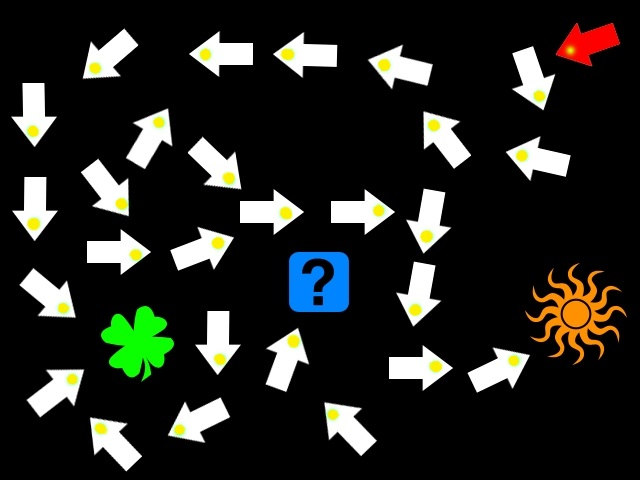
%> input picture vision system/lab 3/Treasure_hard.jpg, 640 x 480 px
$ octave treasure_hunting.m   (GNU Octave 9; MATLAB toolbox functions it lacks are replaced by stand-ins)
%> lines starting %> are read from the running program, lines starting %| are printed output that depends on the picture; in (x1, y1, x2, y2) boxes, pixels count from 0 and x2, y2 are one past the last pixel; in counts of white or black regions, pixels touching at a corner belong together; the program's own positions count from 1
### vision system/lab 3/arrow_finder.m
%% You should develop a function arrow_finder, which returns the IDs of the arror objects.
% IDs are from the connected component analysis order. You may use any parameters for your function.
function x = arrow_finder(y)
x = [];

% using arrow area to determine if the area is an arrow or not
for i = 1 : size(y)
    if (y(i).Area) < 2000
        x = [x, i];
    end
end

end

### vision system/lab 3/next_object_finder.m
%% You should develop a function next_object_finder, which returns
% the ID of the nearest object, which is pointed at by the current
% arrow. You may use any other parameters for your function.
function x = next_object_finder(y, props, path, im)
temp = [];
ci = [];
cj = [];
angles = [];

for indeex = 1 : numel(props)
    % crop arrows
    xx = imcrop(im, props(indeex).BoundingBox);

    % find yellow colour
    red_channel = xx(:, :, 1);
    green_channel = xx(:, :, 2);
    blue_channel = xx(:, :, 3);

    % label pixels of yellow colour
    yellow_map = green_channel > 150 & red_channel > 150 & blue_channel < 50;
    % extract pixels indexes
    [i_yellow, j_yellow] = find(yellow_map > 0);

    % get yellow point coordinate
    p1 = props(indeex).BoundingBox(1);
    p2 = props(indeex).BoundingBox(2);
    ci = [ci; p2 + mean(i_yellow)];
    cj = [cj; p1 + mean(j_yellow)];
end

% direction of current arrow
mh1 = ci(y)- props(y).Centroid(2);
mh2 = cj(y)- props(y).Centroid(1);
checkA = (atan(mh1/mh2));

% angle senstivity
if numel(props) > 17
    cap = 35;
    if numel(path) == 8
        cap = 3;
    elseif numel(path) == 10
        cap = 20;
    end
else
    cap = 26;
end

% distance between objects
for i = 1 : numel(props)
    if ~isnan(ci(i))
        diff1 = -ci(y) + ci(i);
        diff2 = -cj(y) + cj(i);
    else
        diff1 = -ci(y) + props(i).Centroid(2);
        diff2 = -cj(y) + props(i).Centroid(1);
    end

    % angles between current object to other objects
    angles = [angles; atan(diff1/diff2)];

    % check if objects has been touched before and if it is in the same respected direction
    if radtodeg(abs(abs(checkA) - abs(angles(i)))) <= cap
        if diff1 == 0 && diff2 == 0
            temp = [temp, 500];
        else
            temp = [temp, sqrt(diff1^2 + diff2^2)];
        end
    else
        temp = [temp, 500];
    end
end
for j = 1 : numel(path)
    temp(path(j)) = 500;
end

% get index of the next object
[M,x] = min(temp(temp>0));
end

### vision system/lab 3/treasure_hunting.m
close all;

%% Reading image
im = imread('Treasure_hard.jpg'); % change name to process other images
%> im is the input picture: size 480x640x3 uint8; mean R, G, B 36.3, 37.7, 32.8
%imshow(im);

%% Binarisation
bin_threshold = 0.1; % parameter to vary
bin_im = im2bw(im, bin_threshold);
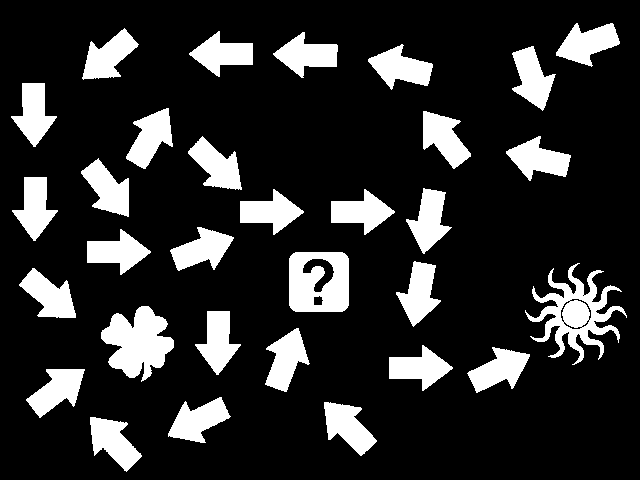
%> bin_im: size 480x640 logical; 17.2% white; 31 white regions
imshow(bin_im);
% title("im2bw")

%% Extracting connected components
con_com = bwlabel(bin_im);
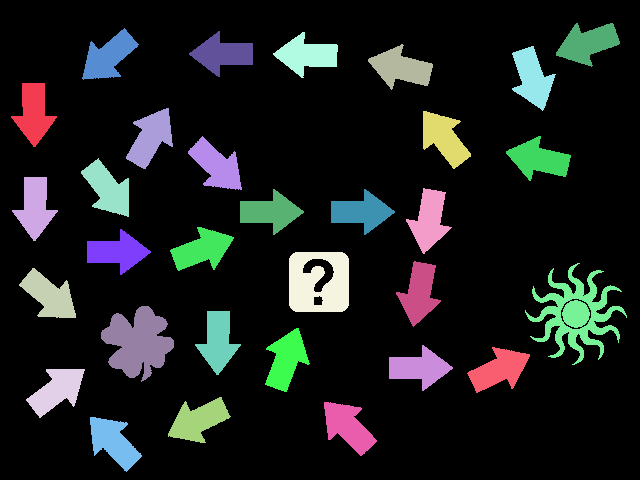
%> con_com: size 480x640 double; 32 distinct labels, from 0 to 31; one colour per label, 0 black
%imshow(label2rgb(con_com));

%% Computing objects properties
props = regionprops(con_com);
%> props = 31 regions; largest, box (x1, y1, x2, y2), Area and Centroid: (525, 263, 627, 365) 3707 [576.5 314.5], (101, 306, 174, 382) 3323 [138.6 343.1], (289, 252, 349, 312) 3014 [319.4 283.5], (368, 44, 433, 90) 1563 [401.5 68.4], (26, 369, 85, 418) 1562 [57.6 390.9]

%% Drawing bounding boxes
n_objects = numel(props);
%> n_objects = 31
% [6 lines of commented-out code are left out]

%% Arrow/non-arrow determination
% You should develop a function arrow_finder, which returns the IDs of the arror objects.
% IDs are from the connected component analysis order. You may use any parameters for your function.

arrow_ind = arrow_finder(props);
%> the loop in arrow_finder, `for i = 1 : size(y)` made 31 passes
%> x on passes 1, 2, 3, 4, 5, 6, 7, 8, 10, 11, 12, 13: 1, [1 2], [1 2 3], [1 2 3 4], [1 2 3 4 5], [1 2 3 4 5 6], [1 2 3 4 5 6 7], [1 2 3 4 5 6 7 8], [1 2 3 4 5 6 7 8 10], [1 2 3 4 5 6 7 8 10 11], [1 2 3 4 5 6 7 8 10 11 12], [1 2 3 4 5 6 7 8 10 11 12 13]
%> after the loop in arrow_finder, `for i = 1 : size(y)`: x = 28 values from 1 to 31
%> arrow_ind = 28 values from 1 to 31

%% Finding red arrow
n_arrows = numel(arrow_ind);
%> n_arrows = 28
start_arrow_id = 0;
% check each arrow until find the red one
for arrow_num = 1 : n_arrows
    object_id = arrow_ind(arrow_num);    % determine the arrow id

    % extract colour of the centroid point of the current arrow
    centroid_colour = im(round(props(object_id).Centroid(2)), round(props(object_id).Centroid(1)), :);
    if centroid_colour(:, :, 1) > 240 && centroid_colour(:, :, 2) < 10 && centroid_colour(:, :, 3) < 10
	% the centroid point is red, memorise its id and break the loop
        start_arrow_id = object_id;
        break;
    end
end
%> this loop made 28 passes
%> (object_id, centroid_colour, start_arrow_id) on pass 28: (31, [248 3 2], 31)
%> (object_id, centroid_colour) on passes 1 to 6: (1, [255 255 251]), (2, [255 255 255]), (3, [255 255 250]), (4, [255 255 255]), (5, [255 255 255]), (6, [255 255 255])

%% Hunting
cur_object = start_arrow_id; % start from the red arrow
%> cur_object = 31
path = cur_object;
%> path = 31
%> the run ends on the next line

% while the current object is an arrow, continue to search
while ismember(cur_object, arrow_ind)
    % You should develop a function next_object_finder, which returns
    % the ID of the nearest object, which is pointed at by the current
    % arrow. You may use any other parameters for your function.

    cur_object = next_object_finder(cur_object, props, path, im);

$ run again, with vision system/lab 3/Treasure_easy.jpg copied over vision system/lab 3/Treasure_hard.jpg
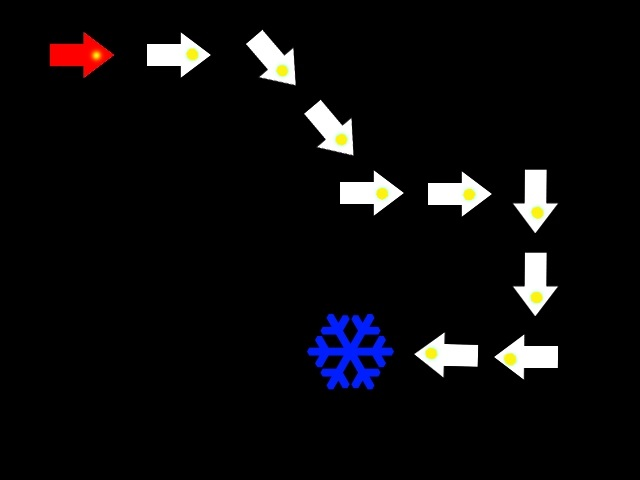
%> input picture vision system/lab 3/Treasure_easy.jpg, 640 x 480 px
%> im is the input picture: size 480x640x3 uint8; mean R, G, B 11.8, 10.9, 12.4
%> `bin_im = im2bw(im, bin_threshold);`:
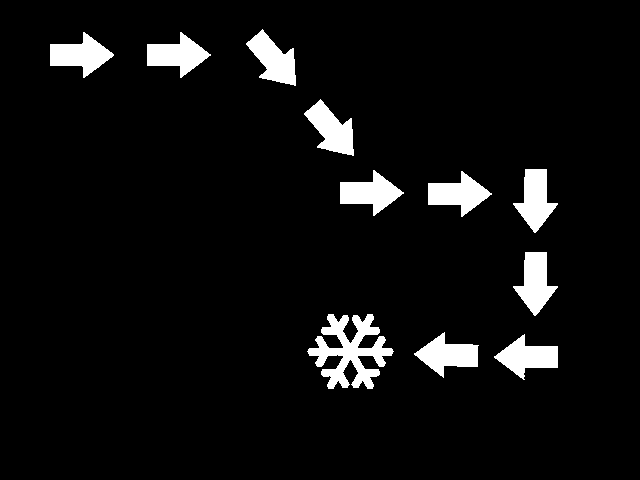
%> bin_im: size 480x640 logical; 5.8% white; 11 white regions
%> `con_com = bwlabel(bin_im);`:
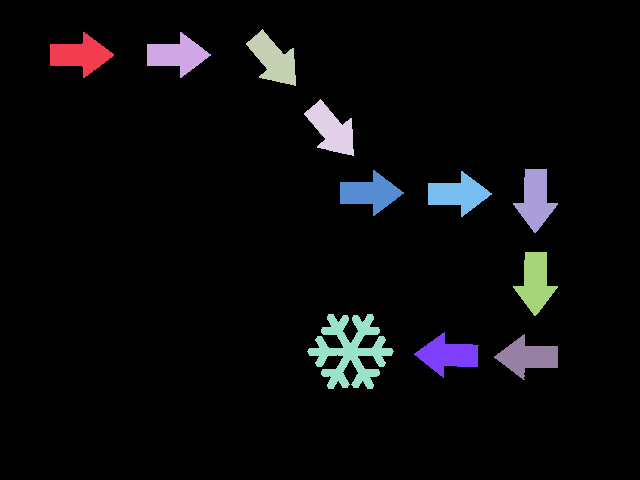
%> con_com: size 480x640 double; 12 distinct labels, from 0 to 11; one colour per label, 0 black
%> props = 11 regions; largest, box (x1, y1, x2, y2), Area and Centroid: (307, 314, 394, 389) 3016 [351 352.1], (513, 169, 558, 233) 1501 [536 199.8], (513, 252, 558, 316) 1500 [536 282.8], (50, 32, 114, 78) 1495 [81 55.5], (246, 29, 296, 86) 1493 [274.2 60.2]
%> n_objects = 11
%> the loop in arrow_finder, `for i = 1 : size(y)` made 11 passes
%> x on passes 1, 2, 3, 4, 6, 7, 8, 9: 1, [1 2], [1 2 3], [1 2 3 4], [1 2 3 4 6], [1 2 3 4 6 7], [1 2 3 4 6 7 8], [1 2 3 4 6 7 8 9]
%> arrow_ind = [1 2 3 4 6 7 8 9 10 11]
%> n_arrows = 10
%> the loop `for arrow_num = 1 : n_arrows` made 1 pass
%> (object_id, centroid_colour, start_arrow_id) on pass 1: (1, [254 0 0], 1)
%> cur_object = 1

$ run again, with vision system/lab 3/Treasure_medium.jpg copied over vision system/lab 3/Treasure_hard.jpg
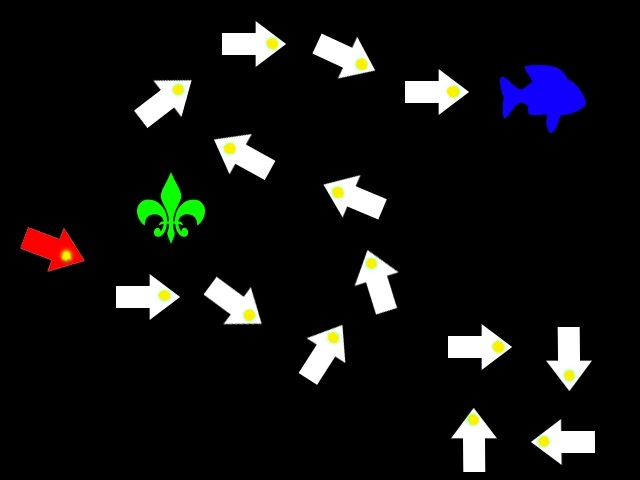
%> input picture vision system/lab 3/Treasure_medium.jpg, 640 x 480 px
%> im is the input picture: size 480x640x3 uint8; mean R, G, B 18.2, 18.3, 18.3
%> `bin_im = im2bw(im, bin_threshold);`:
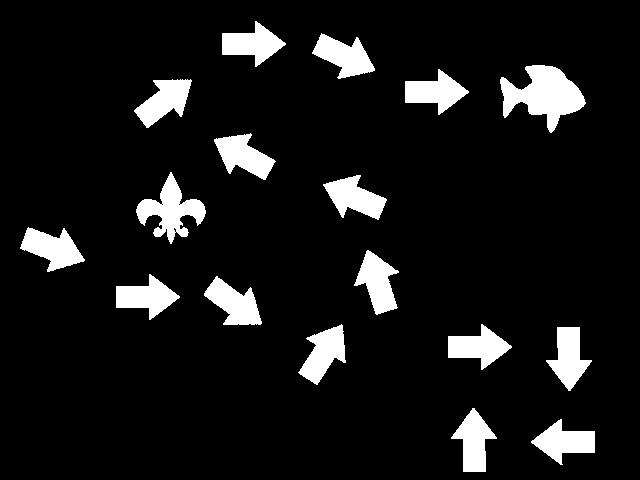
%> bin_im: size 480x640 logical; 9.1% white; 17 white regions
%> `con_com = bwlabel(bin_im);`:
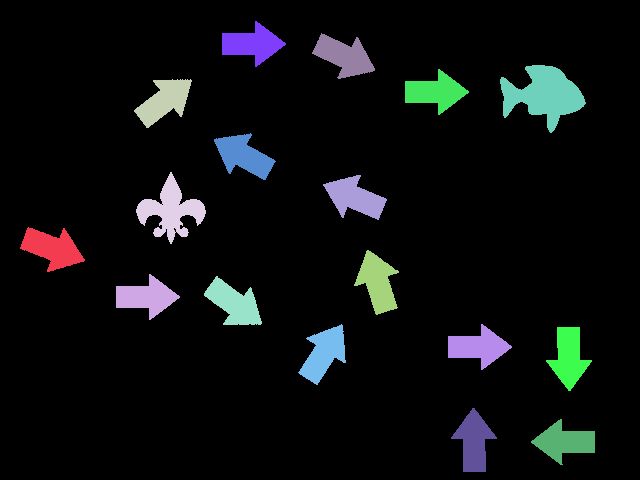
%> con_com: size 480x640 double; 18 distinct labels, from 0 to 17; one colour per label, 0 black
%> props = 17 regions; largest, box (x1, y1, x2, y2), Area and Centroid: (500, 65, 586, 133) 3052 [544.8 95.3], (136, 172, 206, 244) 2084 [171.5 211], (20, 227, 85, 272) 1575 [53 249.1], (204, 276, 262, 325) 1563 [234.7 304.1], (354, 250, 399, 315) 1549 [378.2 283]
%> n_objects = 17
%> the loop in arrow_finder, `for i = 1 : size(y)` made 17 passes
%> x on passes 1, 2, 3, 5, 6, 7, 8, 9: 1, [1 2], [1 2 3], [1 2 3 5], [1 2 3 5 6], [1 2 3 5 6 7], [1 2 3 5 6 7 8], [1 2 3 5 6 7 8 9]
%> arrow_ind = [1 2 3 5 6 7 8 9 10 11 12 13 14 16 17]
%> n_arrows = 15
%> the loop `for arrow_num = 1 : n_arrows` made 1 pass
%> (object_id, centroid_colour, start_arrow_id) on pass 1: (1, [254 0 0], 1)
%> cur_object = 1
